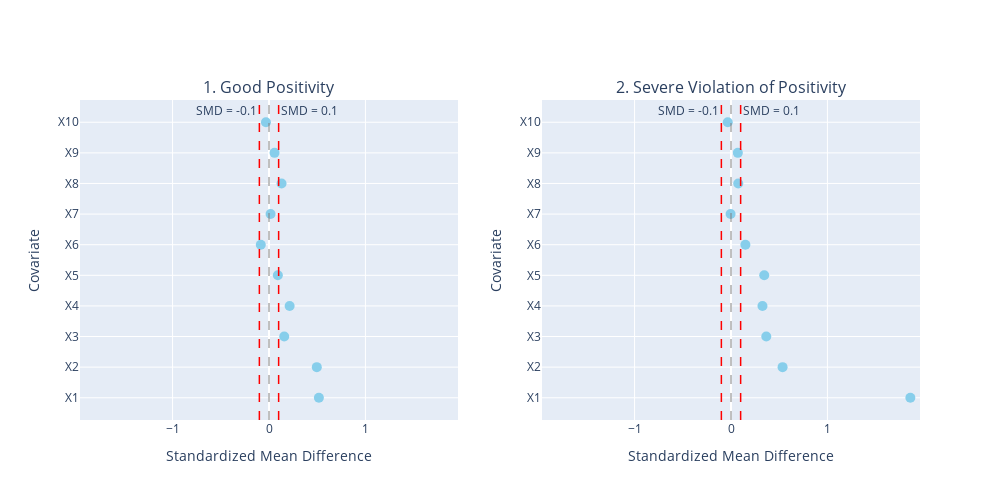

Write notebook code for a chart like this one.
### Markdown cell above
## Validation of Exchangeability Assumption

[smd plot]https://cran.r-project.org/web/packages/tableone/vignettes/smd.html 
TODO: explanation and assessment

### Code cell
# Define covariates to check balance for
covariates_to_balance = ['X1', 'X2', 'X3', 'X4', 'X5', 'X6', 'X7', 'X8', 'X9', 'X10']

# Create a subplot figure for both plots
fig = sp.make_subplots(rows=1, cols=2, subplot_titles=(
    '1. Good Positivity',
    '2. Severe Violation of Positivity'
))

# Calculate SMD for Good Overlap case
smd_good = calculate_smd(data, covariates_to_balance, 'T_Treatment')

# Calculate SMD for Severe Violation case
smd_violate = calculate_smd(data, covariates_to_balance, 'T_Violate_Positivity')

# Determine a common x-axis limit for both plots
max_smd_abs = max(smd_good.abs().max(), smd_violate.abs().max())
common_x_limit = max_smd_abs + 0.1 # Add a small buffer

# Plot SMD for Good Overlap case (subplot 1)
plot_love_plot(smd_good, '1. Good Overlap', fig, row=1, col=1, x_limit=common_x_limit, dot_color='skyblue')

# Plot SMD for Severe Violation case (subplot 2)
plot_love_plot(smd_violate, '2. Severe Violation', fig, row=1, col=2, x_limit=common_x_limit, dot_color='skyblue')

# Update overall layout of the figure
fig.update_layout(height=500, width=1000, showlegend=False)
plotly.offline.iplot(fig)

### Figure 1 — Plotly figure (JSON) as saved in the notebook; plotly's stock layout.template omitted (floating-point values rounded to 4 significant figures)
{"data": [{"hovertemplate": "Covariate: %{y}<br>SMD: %{x:.4f}<extra></extra>", "marker": {"color": "skyblue", "size": 10}, "mode": "markers", "name": "SMD", "type": "scatter", "x": [0.5173, 0.4957, 0.1578, 0.2141, 0.09165, -0.08522, 0.0164, 0.1302, 0.0574, -0.03173], "xaxis": "x", "y": ["X1", "X2", "X3", "X4", "X5", "X6", "X7", "X8", "X9", "X10"], "yaxis": "y"}, {"hovertemplate": "Covariate: %{y}<br>SMD: %{x:.4f}<extra></extra>", "marker": {"color": "skyblue", "size": 10}, "mode": "markers", "name": "SMD", "type": "scatter", "x": [1.86, 0.535, 0.3658, 0.3263, 0.3446, 0.1493, -0.004231, 0.07533, 0.07078, -0.0338], "xaxis": "x2", "y": ["X1", "X2", "X3", "X4", "X5", "X6", "X7", "X8", "X9", "X10"], "yaxis": "y2"}], "layout": {"annotations": [{"font": {"size": 16}, "showarrow": false, "text": "1. Good Positivity", "x": 0.225, "xanchor": "center", "xref": "paper", "y": 1, "yanchor": "bottom", "yref": "paper"}, {"font": {"size": 16}, "showarrow": false, "text": "2. Severe Violation of Positivity", "x": 0.775, "xanchor": "center", "xref": "paper", "y": 1, "yanchor": "bottom", "yref": "paper"}, {"showarrow": false, "text": "SMD = 0.1", "x": 0.1, "xanchor": "left", "xref": "x", "y": 1, "yanchor": "top", "yref": "y domain"}, {"showarrow": false, "text": "SMD = -0.1", "x": -0.1, "xanchor": "right", "xref": "x", "y": 1, "yanchor": "top", "yref": "y domain"}, {"showarrow": false, "text": "SMD = 0.1", "x": 0.1, "xanchor": "left", "xref": "x2", "y": 1, "yanchor": "top", "yref": "y2 domain"}, {"showarrow": false, "text": "SMD = -0.1", "x": -0.1, "xanchor": "right", "xref": "x2", "y": 1, "yanchor": "top", "yref": "y2 domain"}], "height": 500, "shapes": [{"line": {"color": "gray", "dash": "dash", "width": 1}, "type": "line", "x0": 0, "x1": 0, "xref": "x", "y0": 0, "y1": 1, "yref": "y domain"}, {"line": {"color": "red", "dash": "dash", "width": 1.5}, "type": "line", "x0": 0.1, "x1": 0.1, "xref": "x", "y0": 0, "y1": 1, "yref": "y domain"}, {"line": {"color": "red", "dash": "dash", "width": 1.5}, "type": "line", "x0": -0.1, "x1": -0.1, "xref": "x", "y0": 0, "y1": 1, "yref": "y domain"}, {"line": {"color": "gray", "dash": "dash", "width": 1}, "type": "line", "x0": 0, "x1": 0, "xref": "x2", "y0": 0, "y1": 1, "yref": "y2 domain"}, {"line": {"color": "red", "dash": "dash", "width": 1.5}, "type": "line", "x0": 0.1, "x1": 0.1, "xref": "x2", "y0": 0, "y1": 1, "yref": "y2 domain"}, {"line": {"color": "red", "dash": "dash", "width": 1.5}, "type": "line", "x0": -0.1, "x1": -0.1, "xref": "x2", "y0": 0, "y1": 1, "yref": "y2 domain"}], "showlegend": false, "width": 1000, "xaxis": {"anchor": "y", "domain": [0, 0.45], "range": [-1.96, 1.96], "title": {"text": "Standardized Mean Difference"}}, "xaxis2": {"anchor": "y2", "domain": [0.55, 1], "range": [-1.96, 1.96], "title": {"text": "Standardized Mean Difference"}}, "yaxis": {"anchor": "x", "categoryarray": ["X1", "X2", "X3", "X4", "X5", "X6", "X7", "X8", "X9", "X10"], "categoryorder": "array", "domain": [0, 1], "title": {"text": "Covariate"}}, "yaxis2": {"anchor": "x2", "categoryarray": ["X1", "X2", "X3", "X4", "X5", "X6", "X7", "X8", "X9", "X10"], "categoryorder": "array", "domain": [0, 1], "title": {"text": "Covariate"}}}}
